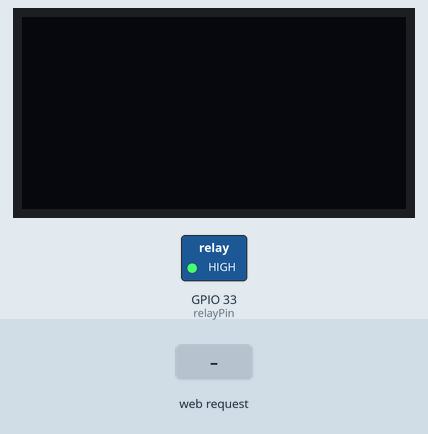
Recording of a sketch running on a simulated ESP32. On the bench: 128×64 one-colour display, switched loads named in the sketch (green lamp = pin HIGH). The inputs (shaded band) are chosen by the test bench. The OLED is the two-colour kind (top 16 rows yellow); WiFi joins after 1.5 s; servers stay silent unless stated; the display library's start-up logo is not drawn; web services answer with replies made up by the test bench; what the sketch prints to the serial monitor is not drawn.

Above: at 5.2 s.
5.3 s: HTTP request GET /data?vibration=1 received
At 6.8 s:
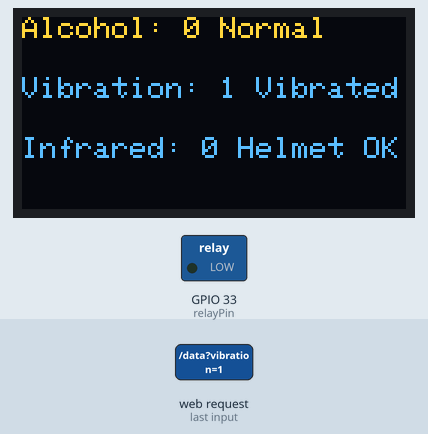
7.2 s: HTTP request GET /data?vibration=0 received
At 8.1 s:
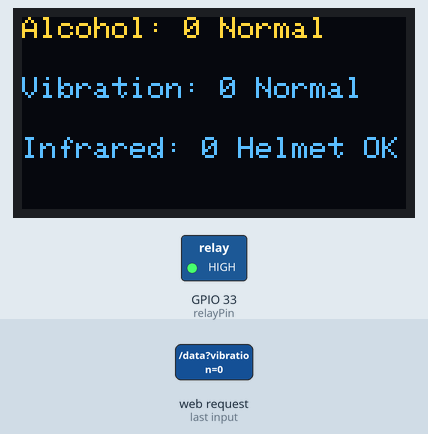
8.9 s: HTTP request GET /data?ir=1 received
At 9.6 s:
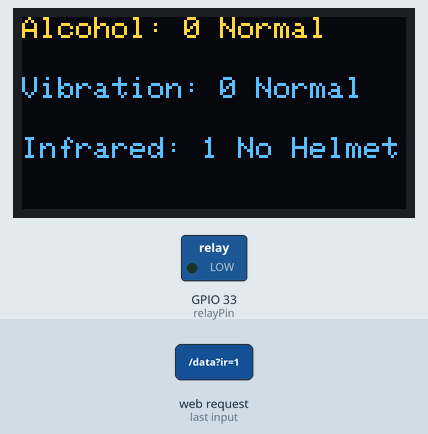
10.8 s: HTTP request GET /data?alcohol=1&vibration=1&ir=1 received
At 12.0 s:
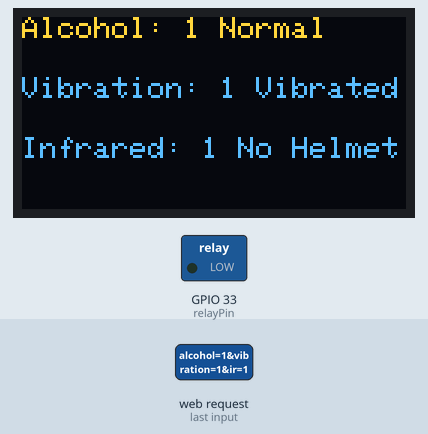
12.5 s: HTTP request GET /data?ir=120 received
At 13.2 s:
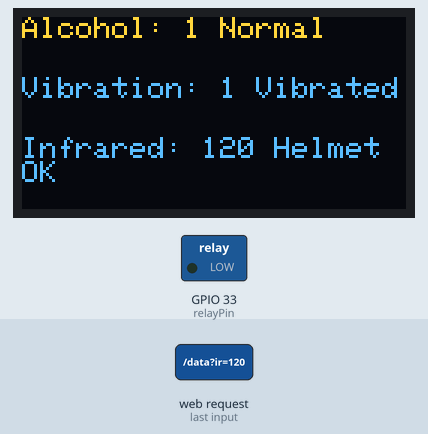
14.0 s: HTTP request GET /data?vibration=120 received
At 14.5 s:
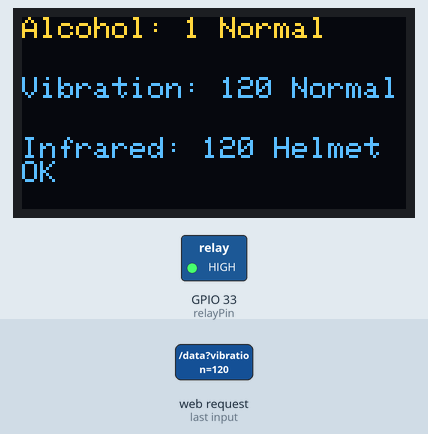
Timing chart, 0 to 16.7 s (numbered marks = the images above; inputs shaded):
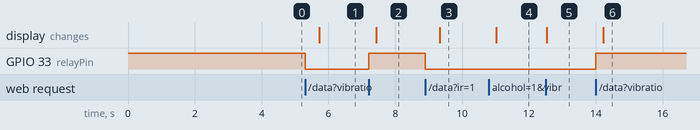

Measured:
- after the input at 5.3 s, GPIO 33 (relayPin): HIGH → LOW at once; the display: changes after 0.43 s (image 1)
- after the input at 7.2 s, GPIO 33 (relayPin): LOW → HIGH at once; the display: changes after 0.23 s (image 2)
- after the input at 8.9 s, GPIO 33 (relayPin): HIGH → LOW at once; the display: changes after 0.43 s (image 3)
- after the input at 10.8 s, the display: changes after 0.23 s (image 4)
- after the input at 12.5 s, the display: changes at once (image 5)
- after the input at 14.0 s, GPIO 33 (relayPin): LOW → HIGH at once; the display: changes after 0.23 s (image 6)

The sketch:

ReceiverwithOledUpdated.ino
```cpp
#include <WiFi.h>
#include <WebServer.h>
#include <HTTPClient.h>
#include <Wire.h>
#include <Adafruit_GFX.h>
#include <Adafruit_SSD1306.h>

// Wi-Fi credentials
const char* ssid = "Galaxy A14 5G 7F0F";
const char* password = "@2008012";

// Pin assignment for the relay (Assuming active LOW relay)
const int relayPin = 33;

// Telegram bot information
const char* telegramBotToken = ""; // Replace with your Telegram Bot Token
const char* chatID = ""; // Replace with your Telegram Chat ID

// Server URL for sending messages to Telegram
String telegramApiUrl = "https://api.telegram.org/bot" + String(telegramBotToken) + "/sendMessage";

// Create a WebServer object on port 80
WebServer server(80);

// OLED display settings
#define SCREEN_WIDTH 128 // OLED display width, in pixels
#define SCREEN_HEIGHT 64 // OLED display height, in pixels
#define OLED_RESET    -1 // Reset pin (not used)
Adafruit_SSD1306 display(SCREEN_WIDTH, SCREEN_HEIGHT, &Wire, OLED_RESET);

// Variables to store received sensor readings
int alcoholValue = 0;
int vibrationValue = 0;
int irValue = 0;
bool relayState = false;  // To track relay state and send message only when it changes to ON

// Flags to prevent continuous message sending
bool drugAlertSent = false;
bool vibrationAlertSent = false;
bool helmetAlertSent = false;

void setup() {
  // Initialize Serial Monitor
  Serial.begin(115200);

  // Initialize relay pin as output
  pinMode(relayPin, OUTPUT);
  digitalWrite(relayPin, HIGH); // Set relay OFF initially (assuming active LOW relay)

  // Initialize OLED display
  if(!display.begin(SSD1306_SWITCHCAPVCC, 0x3C)) {
    Serial.println(F("SSD1306 allocation failed"));
    for(;;); // Don't proceed, loop forever
  }
  display.display();
  delay(2000); // Pause for 2 seconds

  // Clear the buffer
  display.clearDisplay();
  display.setTextSize(1);
  display.setTextColor(SSD1306_WHITE);

  // Connect to WiFi
  WiFi.begin(ssid, password);
  Serial.print("Connecting to Wi-Fi");

  while (WiFi.status() != WL_CONNECTED) {
    delay(1000);
    Serial.print(".");
  }
  Serial.println();
  Serial.println("Connected to Wi-Fi");
  Serial.print("IP Address: ");
  Serial.println(WiFi.localIP());

  // Define the server route for receiving data from the transmitter
  server.on("/data", handleSensorData);

  // Start the server
  server.begin();
  Serial.println("Server started");
}

void loop() {
  // Handle incoming client requests
  server.handleClient();
}

void handleSensorData() {
  // Get sensor values from query parameters
  if (server.hasArg("alcohol")) {
    alcoholValue = server.arg("alcohol").toInt();
  }
  if (server.hasArg("vibration")) {
    vibrationValue = server.arg("vibration").toInt();
  }
  if (server.hasArg("ir")) {
    irValue = server.arg("ir").toInt();
  }

  // Print received values to Serial Monitor
  Serial.print("Alcohol: ");
  Serial.println(alcoholValue);
  Serial.print("Vibration: ");
  Serial.println(vibrationValue);
  Serial.print("IR: ");
  Serial.println(irValue);

  // Control relay based on sensor readings
  if (alcoholValue > 250 || vibrationValue == 1 || irValue == 1) {
    if (!relayState) { // If relay is currently OFF
      digitalWrite(relayPin, LOW);  // Turn ON the relay (active LOW)
      relayState = true;            // Update relay state to ON
      Serial.println("Relay ON");

      // Send message to Telegram when relay is turned ON
      sendTelegramMessage("Attention please!! Risk Detected. Relay is ON.");
    }
  } else {
    if (relayState) { // If relay is currently ON
      digitalWrite(relayPin, HIGH);  // Turn OFF the relay (active LOW)
      relayState = false;            // Update relay state to OFF
      Serial.println("Relay OFF");

      // Send message to Telegram when relay is turned OFF
      sendTelegramMessage("Conditions are safe. Relay is OFF.");
    }
  }

  // Display sensor data and relay status on OLED
  updateOLED();

  // Send response to the transmitter
  server.send(200, "text/plain", "Data received and relay updated");
}

void sendTelegramMessage(String message) {
  if (WiFi.status() == WL_CONNECTED) {
    HTTPClient http;
    String url = telegramApiUrl + "?chat_id=" + String(chatID) + "&text=" + message;

    // Send the request to Telegram
    http.begin(url);
    int httpResponseCode = http.GET();

    if (httpResponseCode > 0) {
      String response = http.getString();
      Serial.println("Telegram message sent: " + response);
    } else {
      Serial.println("Error sending message to Telegram");
    }

    http.end();  // Close connection
  }
}

// Function to update OLED display with sensor readings and relay status
void updateOLED() {
  display.clearDisplay();

  // Display alcohol reading and status
  display.setCursor(0, 0);
  display.print("Alcohol: ");
  display.print(alcoholValue);
  if (alcoholValue > 250) {
    display.println(" Drug Detected");

    // Send message only if it hasn't been sent already
    if (!drugAlertSent) {
      sendTelegramMessage("Drug Detected! Alcohol level: " + String(alcoholValue));
      drugAlertSent = true;
    }
  } else {
    display.println(" Normal");
    drugAlertSent = false; // Reset flag when normal condition resumes
  }

  // Display vibration reading and status
  display.setCursor(0, 20);
  display.print("Vibration: ");
  display.print(vibrationValue);
  if (vibrationValue == 1) {
    display.println(" Vibrated");

    // Send message only if it hasn't been sent already
    if (!vibrationAlertSent) {
      sendTelegramMessage("Vibration Detected!");
      vibrationAlertSent = true;
    }
  } else {
    display.println(" Normal");
    vibrationAlertSent = false; // Reset flag when normal condition resumes
  }

  // Display helmet IR reading and status
  display.setCursor(0, 40);
  display.print("Infrared: ");
  display.print(irValue);
  if (irValue == 1) {
    display.println(" No Helmet");

    // Send message only if it hasn't been sent already
    if (!helmetAlertSent) {
      sendTelegramMessage("No Helmet Detected!");
      helmetAlertSent = true;
    }
  } else {
    display.println(" Helmet OK");
    helmetAlertSent = false; // Reset flag when normal condition resumes
  }

  display.display();  // Update the display with new information
}
```
